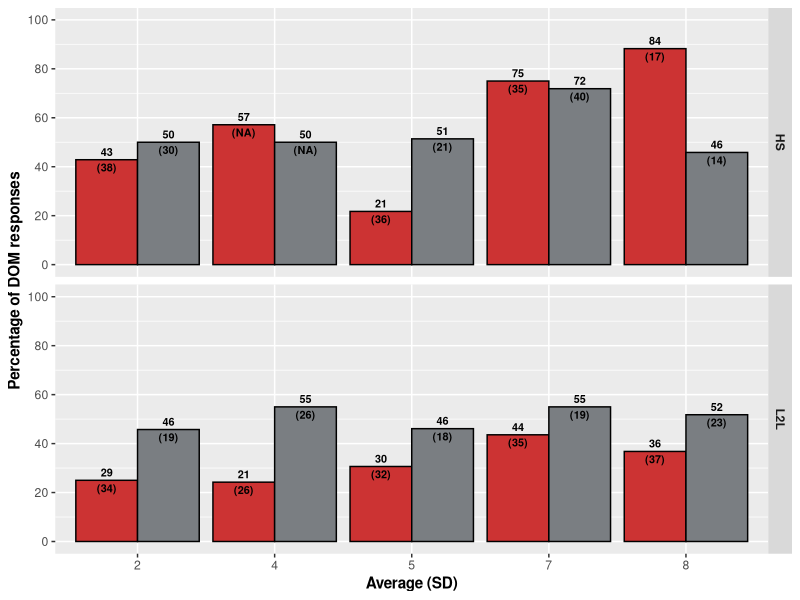
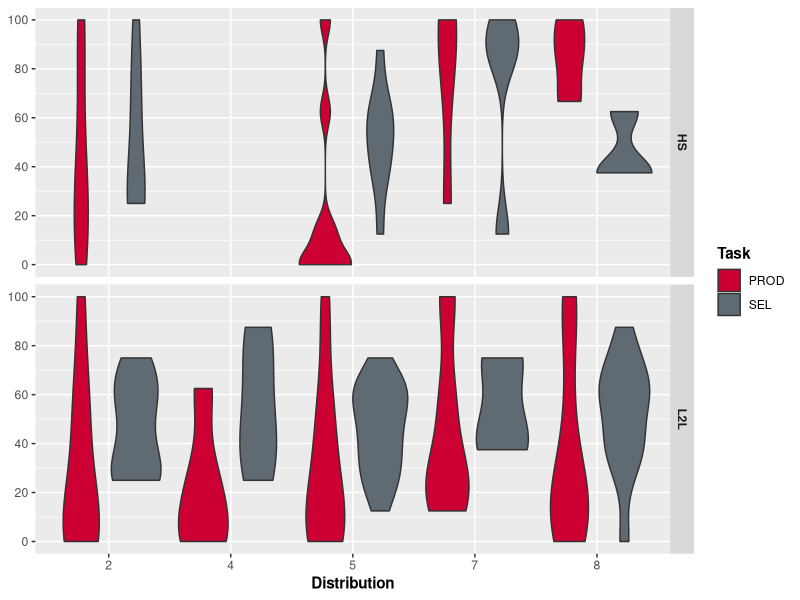
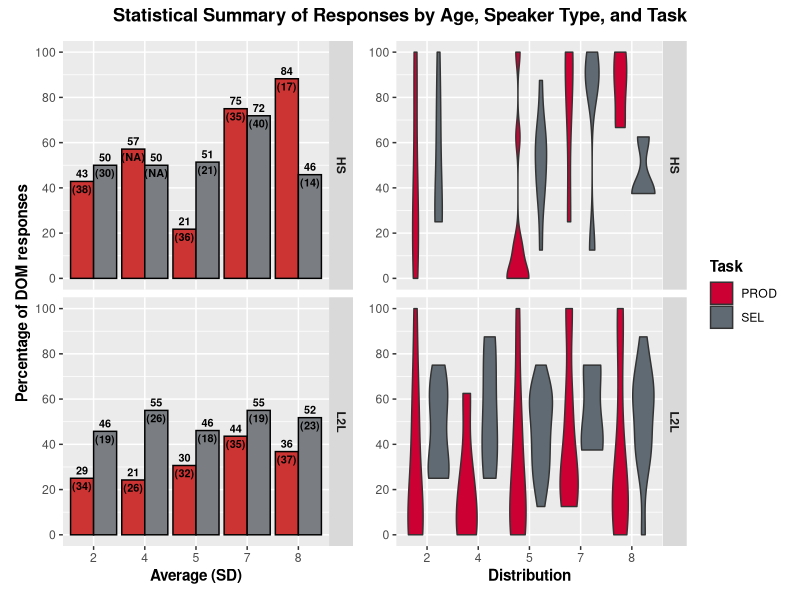
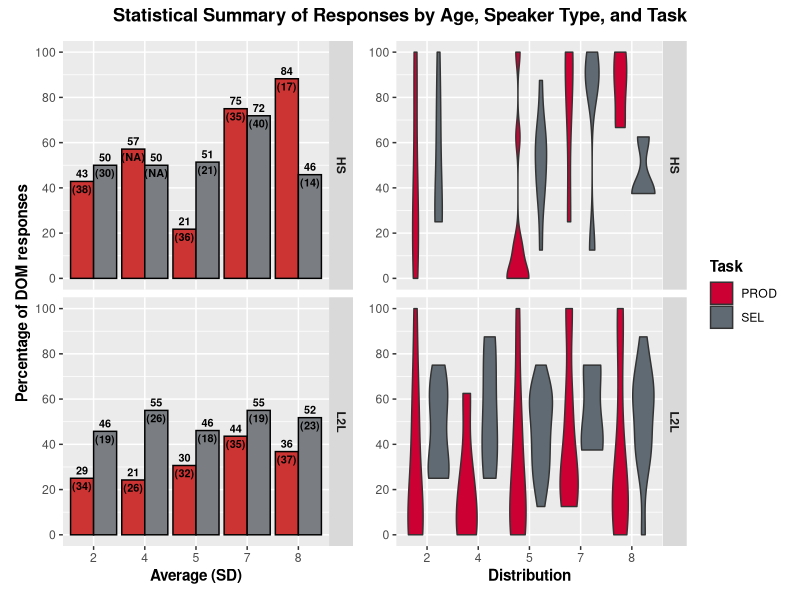

Recreate these plots in R, in order.
## Include cross-sectional data only

library(tidyverse)
library(here)
library(patchwork)


# Prepare data
## Load data
Master <- read_csv(here("CSV Files", "Tidy Data", "Tidy Data DOM.csv")) %>% 
  mutate(Gender = factor(Gender, levels = c("Masculine", "Feminine")),
         Grade = factor(Grade, levels = c(2, 3, 4, 5, 6, 7, 8)),
         Task = case_when(Task == "Production" ~ "PROD",
                   Task == "Selection" ~ "SEL"))


# Generate percentages
## Bar graph
Master_Bar <- Master %>% 
  group_by(Speaker_Group, Grade, Task) %>%
  summarize(Total_Accuracy = sum(Accuracy, na.rm = TRUE),
            Total_Responses = sum(!is.na(Accuracy)),
            Ratio = Total_Accuracy/Total_Responses) %>% 
  mutate(Ratio = (Ratio*100))


## Violin
Master_Box <- Master %>% 
  group_by(Part_ID, Speaker_Group, Grade, Task) %>%
  summarize(Total_Accuracy = sum(Accuracy, na.rm = TRUE),
            Total_Responses = sum(!is.na(Accuracy)),
            Ratio = Total_Accuracy/Total_Responses) %>% 
  mutate(Ratio = (Ratio*100))


## Bar graph ratios
Master_Bar_Summary <- Master_Box %>%
  group_by(Speaker_Group, Grade, Task) %>%
  summarise(Average = mean(Ratio, na.rm = TRUE), 
            SD = sd(Ratio, na.rm = TRUE)) %>% 
  left_join(Master_Bar, Master_Bar_Summary, by = c("Speaker_Group", "Grade", "Task"))


# Generate graphs
## Bar graph
Bar_Graph <- Master_Bar_Summary %>% 
  ggplot(aes(x = Grade, y = Ratio, fill = Task)) + 
  geom_bar(position = "dodge", color = "black", stat = "identity") +
  facet_grid(rows = vars(Speaker_Group)) +
  scale_y_continuous(breaks = seq (0, 100, 20),
                     limits = c(0, 100)) +
  scale_fill_manual(values = c("#CC3333", "#7A7E82")) +
  geom_text(aes(label = paste0(round(Average), "\n(", round(SD), ")")),
            position = position_dodge(width = .9),
            vjust = 0.5,
            size = 2.75,
            fontface = "bold") +
  labs(x = "Average (SD)", y = "Percentage of DOM responses", fill = "Task") +
  theme(axis.title = element_text(face = "bold"),
        plot.title = element_text(hjust = 0.5, face = "bold"),
        legend.position = "none",
        strip.text = element_text(face = "bold"),
        strip.text.x = element_text(face = "bold"))

Bar_Graph

## Violin
Violin <- Master_Box %>% 
  ggplot(aes(x = Grade, y = Ratio, fill = Task)) + 
  geom_violin() +
  facet_grid(rows = vars(Speaker_Group)) +
  scale_y_continuous(breaks = seq(0, 100, 20),
                     limits = c(0, 100)) +
  scale_fill_manual(values = c("#CC0033", "#5F6A72")) +
  labs(x = "Distribution") +
  theme(axis.title = element_text(face = "bold"),
        plot.title = element_text(hjust = 0.5, face = "bold"),
        legend.title = element_text(face = "bold"),
        strip.text = element_text(face = "bold"),
        strip.text.x = element_text(face = "bold"),
        axis.title.y = element_blank())

Violin


## Create joint plot
Group_Plot <- (Bar_Graph + Violin) + 
  plot_annotation(title = "Statistical Summary of Responses by Age, Speaker Type, and Task") & 
  theme(plot.title = element_text(face = "bold", hjust = 0.5))

Group_Plot

ggsave(filename = here("DOM Manuscript (Applied Psycholinguistics)", "Graphs", "AP DOM Grade-by-Grade Summary.pdf"),
       plot = Group_Plot,
       device = "pdf",
       width = 8,
       height = 4,
       units = "in")
